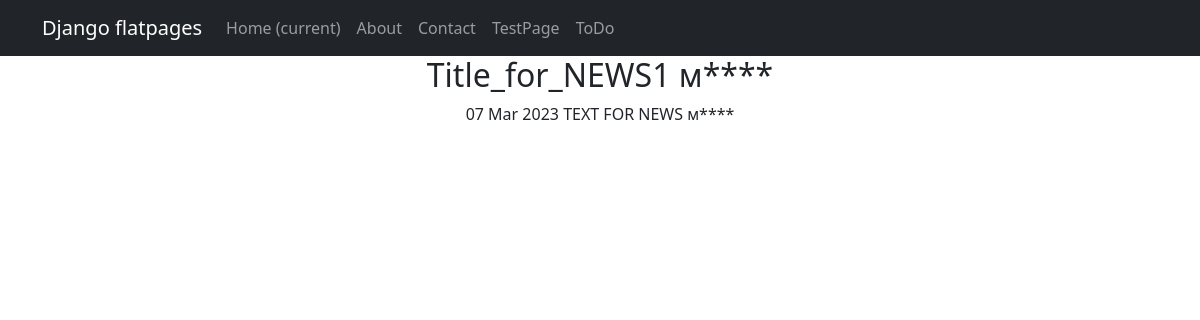
Screenshot of /news/1 with the database file from the repository.
### news/models.py (models this page shows, shortened)
class Post(models.Model):
    author = models.ForeignKey("Author", on_delete=models.CASCADE)
    NEWS = 'NW'
    ARTICLE = "AR"
    CATEGORY_CHOICES = (
        (NEWS, 'Новость'),
        (ARTICLE, 'Статья')
    )
    category_choice = models.CharField(max_length=2, choices=CATEGORY_CHOICES, default=ARTICLE)
    time_creation = models.DateTimeField(auto_now_add=True)
    post_category = models.ManyToManyField(Category, through="PostCategory")
    title = models.CharField(max_length=64, unique=True)
    text = models.TextField()
    rating_post = models.IntegerField(default=0)

### news/views.py (the view)
# urls.py: path('<int:pk>', PostDetail.as_view())
class PostDetail(DetailView):
    model = Post
    template_name = 'post.html'
    context_object_name = 'post'

### news/templatetags/custom_filters.py (called while the page is built)
@register.filter()
def censor_text(text):
    for word in text.split():
        if word.lower() in CENSOR_WORDS:
            if word.lower() in CENSOR_WORDS:
                text = text.replace(word, f"{word[0]}{'*' * (len(word) -1)}")
    return text

@register.filter()
def censor_title(title):
    for word in title.split():
        if word.lower() in CENSOR_WORDS:
            if word.lower() in CENSOR_WORDS:
                title = title.replace(word, f"{word[0]}{'*' * (len(word) -1)}")
    return title

### templates/post.html (shortened to what this page needs)
{% extends 'flatpages/default.html' %}
{% load custom_filters %}
{% block content %}
    <tr>
        <td><h2>{{ post.title|censor_title}}</h2></td>
    </tr>
    <tr>
        <td>{{ post.time_creation|date:'d M Y'}}</td>
    </tr>
    <tr>
        <td>{{ post.text|censor_text }}</td>
    </tr>
{% endblock content %}

### rows the page displays
Post: title|censor_title "Title_for_NEWS1 м****", time_creation "07 Mar 2023", text|censor_text "TEXT FOR NEWS м****"
